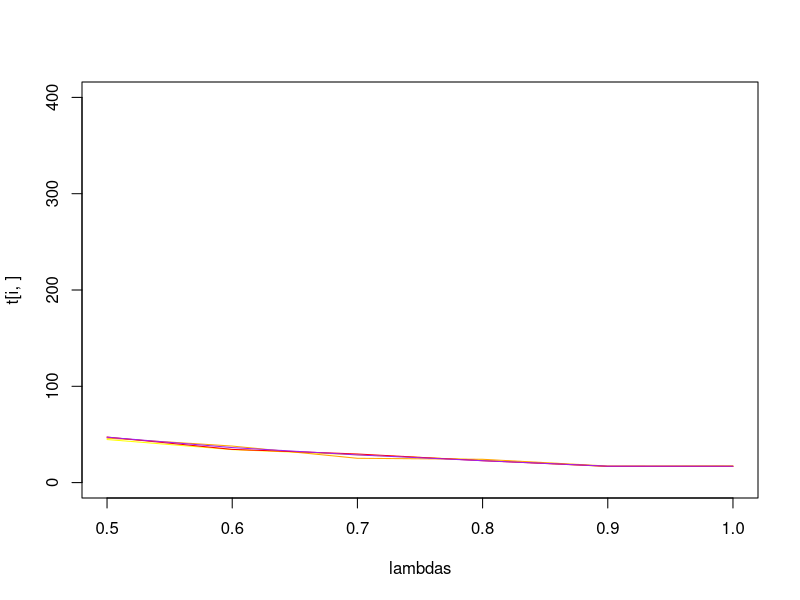
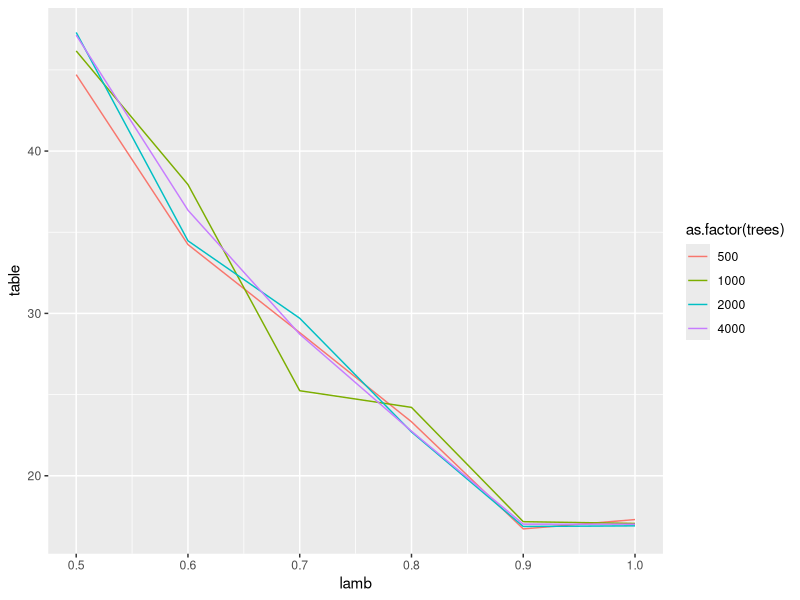

Write R code to recreate these figures, in order.
# Random forest and bagging

library(randomForest)
library(MASS)

result <- c()
set.seed(47)

for(i in 1:20){
    train = sample(1:nrow(Boston), nrow(Boston)/2)
    boston.train = Boston[train,]
    rf.boston = randomForest(medv~., boston.train, ntree = 500, sampling_factor = 1, importance = TRUE)
    yhat.rf = predict(rf.boston, newdata = Boston[-train,])
    boston.test = Boston[-train, "medv"]
    print(mean((yhat.rf - boston.test)^2))
    result <- c(result, mean((yhat.rf - boston.test)^2))
}


print(mean(result))
importance(rf.boston)


#varImpPlot(rf.boston)

set.seed(47)
lambdas <- c(.5, .6, .7, .8, .9, 1)
treesizes <- c(500, 1000, 2000, 4000)
boston.train = Boston[train,]
table <- c()
for (treesize in treesizes){
  for (lambda in lambdas){
    #print(lambda)
    N = floor(nrow(boston.train)/(nrow(boston.train)^lambda))
    boston.list = split(boston.train, sample(1:N, nrow(boston.train), replace=T))
    result = c()
    for (i in 1:N){
      subsample <- boston.list[[i]]
      if (N!=1){
        subsample <- subsample[sample(1:nrow(subsample), nrow(boston.train), replace = T), ]
      }
      rf.boston = randomForest(medv~., subsample, ntree = treesize, importance = TRUE)
      yhat.rf = predict(rf.boston, newdata = Boston[-train,])
      boston.test = Boston[-train, "medv"]
      result = c(result, mean((yhat.rf- boston.test)^2))
    }
    print(paste("the mean MSE for lambda =", lambda, "and treesize = ",treesize,  "is", mean(result)))
    table = c(table, mean(result))
  }
}

t <- matrix(table, ncol = 6, nrow = length(treesizes), byrow=T, dimnames = list(treesizes, lambdas))
t

colorlist = c('yellow', 'orange', 'red', 'purple')
for (i in 1:length(treesizes)){
  if(i==1){
    plot(lambdas, t[i,], type="l", col = colorlist[i], ylim=c(0,400))
  }else{
    lines(lambdas, t[i,], type="l", col = colorlist[i])
  }
}

library(ggplot2)

firstsim <- data.frame(table, lamb = rep(lambdas,4), trees =rep(treesizes, each=6))

ggplot(firstsim, aes(x=lamb, y=table, col=as.factor(trees))) + geom_line()









